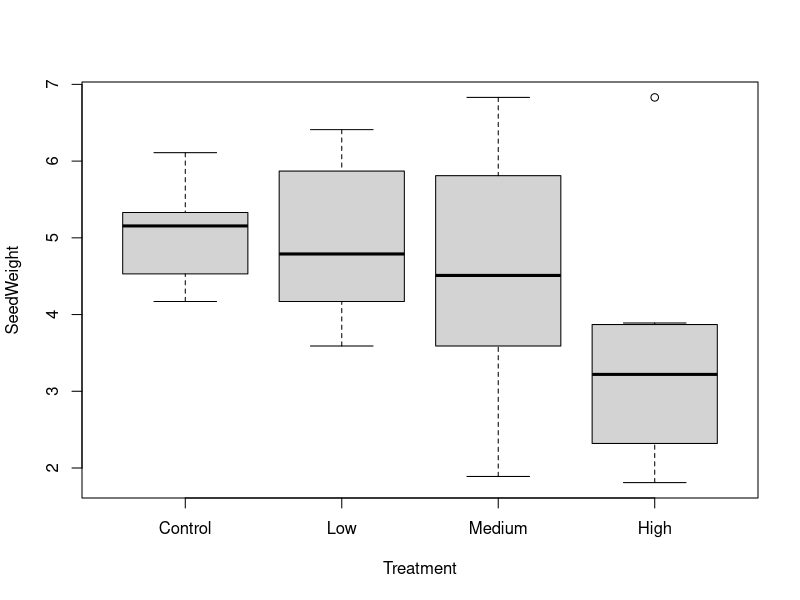
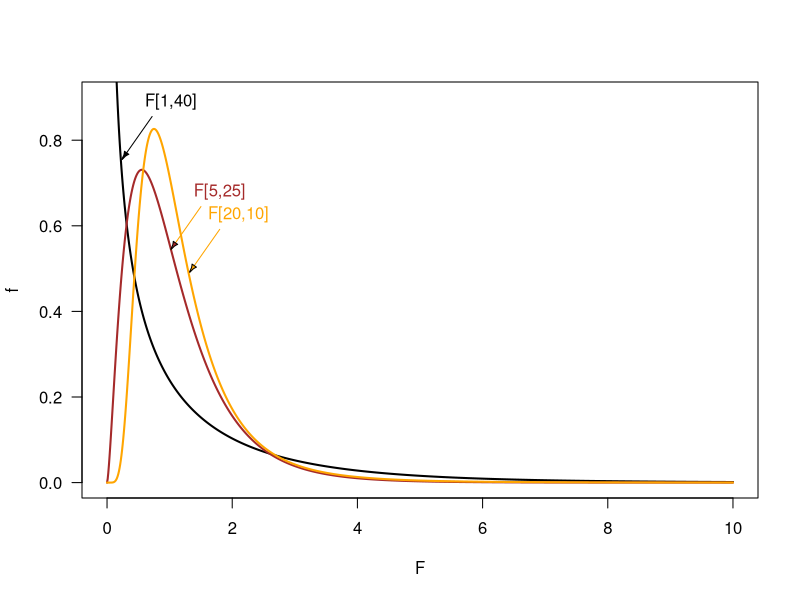

Recreate these plots in R, in order.
# ANOVA Chunks
par(mfrow=c(1,1))

ctl <- c(4.17,5.58,5.18,6.11,4.50,4.61,5.17,4.53,5.33,5.14)
low <- c(5.81,4.17,6.41,3.59,5.87,3.83,6.03,4.89,4.32,4.69)
medium <- c(4.41,4.17,4.61,3.59,5.81,6.83,6.03,1.89,3.32,4.69)
high <- c(1.81,2.17,3.41,3.59,3.87,6.83,3.03,3.89,2.32,2.69)

group <- gl(4,10,40, labels=c("Control","Low", "Medium", "High"))
weight <- c(ctl, low, medium, high)
PlantExperiment <- data.frame(Treatment=group, SeedWeight=weight)
summary(PlantExperiment)

boxplot(SeedWeight~Treatment, data=PlantExperiment)


plantexperiment.aov <- aov(SeedWeight~Treatment, data=PlantExperiment)

summary(plantexperiment.aov)

# Two treatment dataset
set.seed(4)
treatA <- rnorm(10,6,2)
treatB <- rnorm(10,8,2)
treatC <- rnorm(10,9,2)


dataset<-data.frame(Treatment=c(rep("A", 10), rep("B", 10), rep("C", 10)), Replicate=c(rep(1:10,3)), Response=c(treatA, treatB, treatC))

dataset$mu = mean(dataset$Response); mean(dataset$Response) #Grand mean=8.64
SS_total = sum((dataset$Response - dataset$mu)^2); SS_total

treat.mean <- tapply(dataset$Response,dataset$Treatment, mean)

dataset$treat.mean[dataset$Treatment=="A"] <- treat.mean["A"]
dataset$treat.mean[dataset$Treatment=="B"] <- treat.mean["B"]
dataset$treat.mean[dataset$Treatment=="C"] <- treat.mean["C"]

dataset$dev.within <- dataset$Response - dataset$treat.mean

SS_within = sum((dataset$dev.within)^2)

dataset$dev.among <- dataset$treat.mean-dataset$mu

SS_among = sum((dataset$dev.among)^2)

dataset$sum<-dataset$mu+dataset$dev.among+dataset$dev.within
set.seed(123)
subset<- sort(sample(1:30, 6))
dataset[subset,c(1,3, 5:8)]

dataset$dev.thirdterm <- dataset$dev.within * dataset$dev.among
2*sum(round(dataset$dev.thirdterm,1))

str(dataset)

cbind(SS_among, SS_within, SS_total)

(dataset$mu = mean(dataset$Response)) #Grand mean=8.64

dataset$dev.within.squared <- dataset$dev.within^2
dataset$dev.among.squared = dataset$dev.among^2

SSD.among <- sum(dataset$dev.among.squared)
SSD.wthn <- sum(dataset$dev.within.squared)

MSD.among <- SSD.among/(3-1)
MSD.wthn <- SSD.wthn/(30-3)

MSD.among
MSD.wthn

MSD.among/MSD.wthn

library(sfsmisc)
par(las=1)
F <- seq(0, 10, .01)
plot(F, df(F, 1, 40), type="l", ylab="f", lwd=2, ylim=c(0,0.9))
lines(F, df(F, 5, 25), col="brown", lwd=2)
lines(F, df(F, 20, 10), col="orange", lwd=2)
F1=0.22; 
p.arrows(F1+ 0.5, df(F1, 1, 40)+ 0.1, F1+.02, df(F1, 1, 40),  size = .4, fill = 1)
text(F1+.8,df(F1, 1, 40)+.1, "F[1,40]", pos=3)
F2=1
p.arrows(F2+ 0.5, df(F2, 5, 20)+ 0.1, F2+.02, df(F2, 5, 20),  size = .4, fill = "brown", col="orange")
text(F2+.8, df(F2, 5, 20)+.1, "F[5,25]", pos=3, col="brown")
F3=1.3
p.arrows(F3+ 0.5, df(F3, 20, 10)+ 0.1, F3+.02, df(F3, 20, 10),  size = .4, fill = "orange", col="orange")
text(F3+.8, df(F3, 20, 10)+.1, "F[20,10]", pos=3, col="orange")

pf(MSD.among/MSD.wthn,1,27, lower.tail=F)

summary(aov(Response ~ Treatment, data=dataset))
